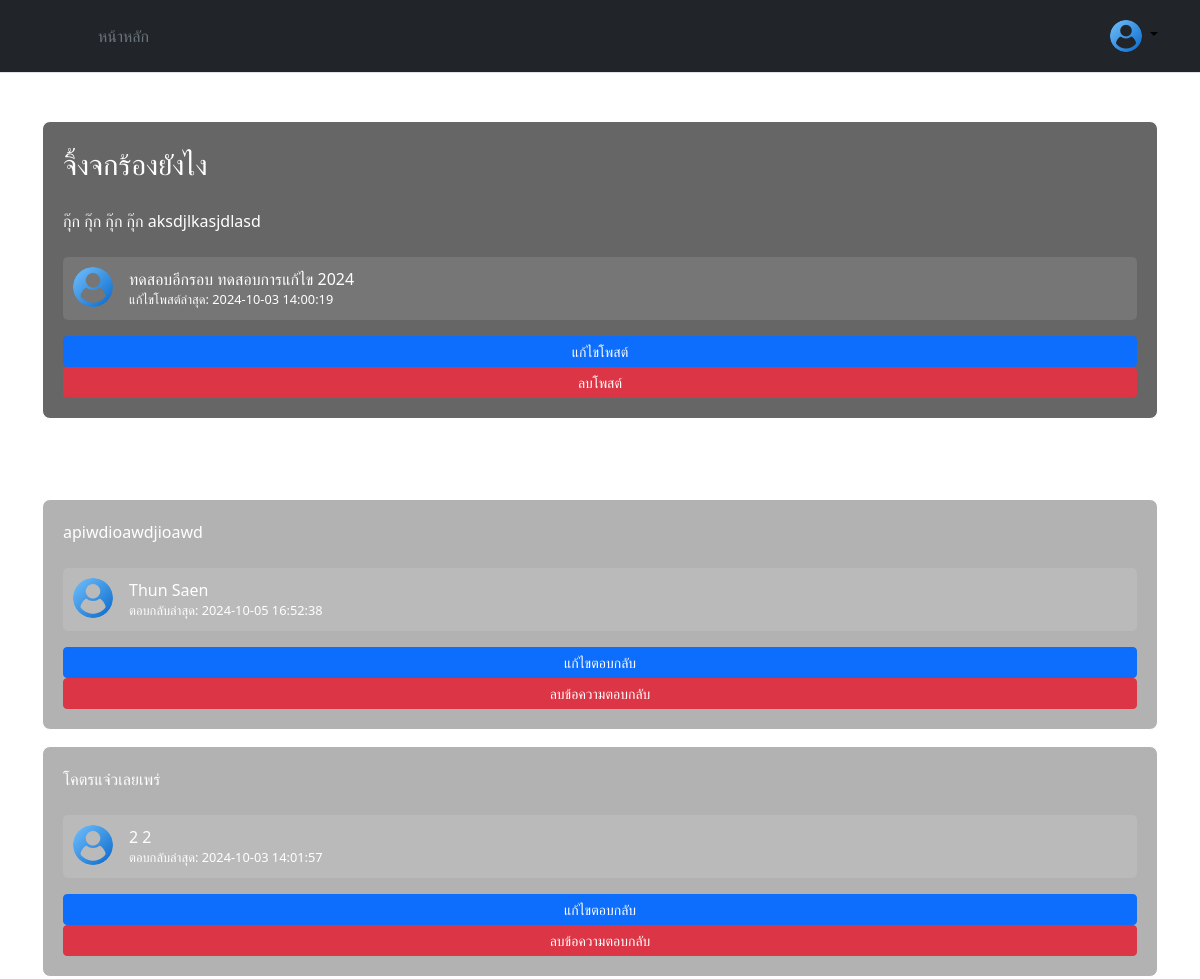
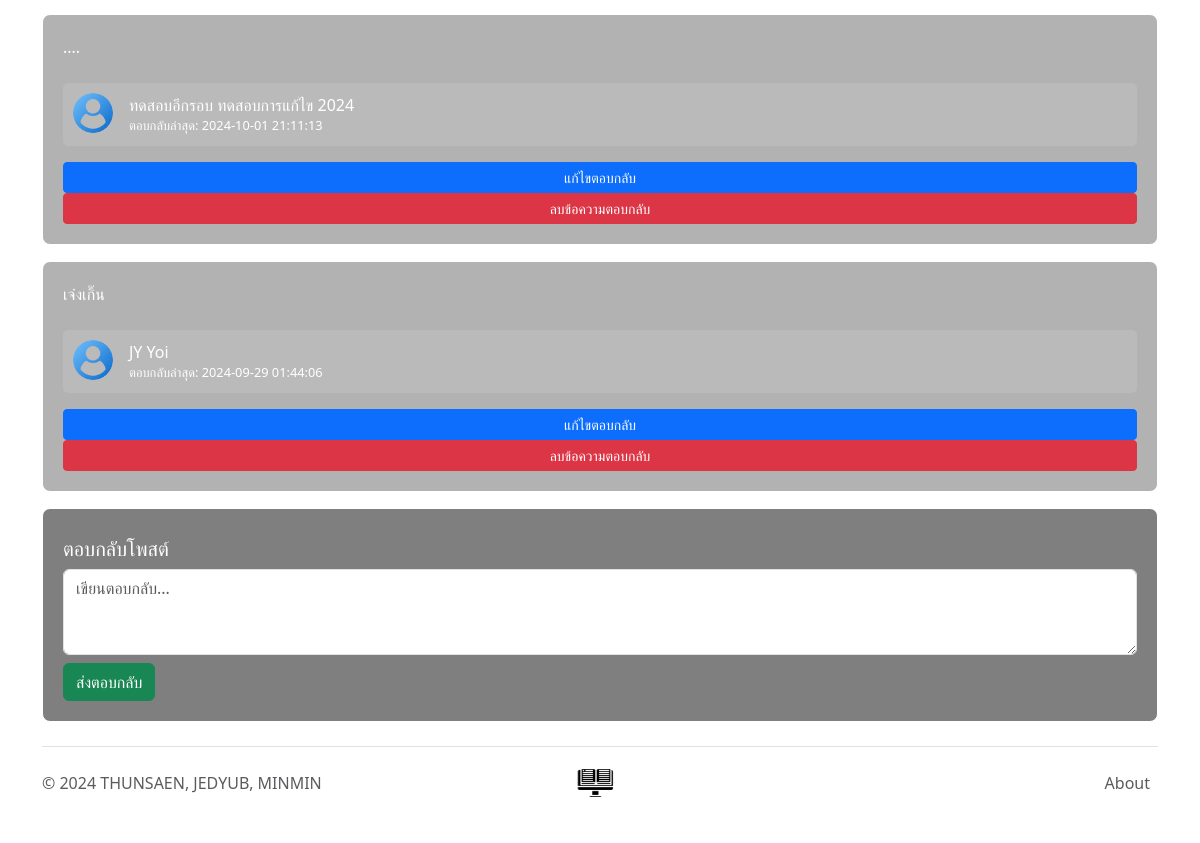
Screenshot of /_page/view_post.php?post_id=1 (signed in) with the database file from the repository (2 pictures, top to bottom).
### tables this page shows
CREATE TABLE `post` (
  `post_id` int(11) NOT NULL,
  `title` varchar(255) NOT NULL,
  `content` text NOT NULL,
  `created_at` datetime NOT NULL DEFAULT current_timestamp(),
  `updated_at` datetime NOT NULL DEFAULT current_timestamp(),
  `user_id` int(11) NOT NULL
);

CREATE TABLE `user` (
  `user_id` int(11) NOT NULL,
  `first_name` varchar(255) NOT NULL,
  `last_name` varchar(255) NOT NULL,
  `email` varchar(255) NOT NULL,
  `password` varchar(255) NOT NULL,
  `role` varchar(10) NOT NULL DEFAULT 'member',
  `created_at` datetime NOT NULL DEFAULT current_timestamp()
);

CREATE TABLE `replies` (
  `reply_id` int(11) NOT NULL,
  `content` text NOT NULL,
  `created_at` datetime NOT NULL DEFAULT current_timestamp(),
  `updated_at` datetime NOT NULL DEFAULT current_timestamp(),
  `post_id` int(11) NOT NULL,
  `user_id` int(11) NOT NULL
);

### _page/view_post.php (the view, shortened to what this page needs)
<?php
include('../includes/header.php');
$post_id = $_GET['post_id'];
require_once('../includes/db.php');
$email = $_SESSION['email'];
$query = "SELECT user_id, first_name, last_name, role, created_at FROM user WHERE email = ?";
$stmt = $conn->prepare($query);
$stmt->bind_param("s", $email);
$stmt->execute();
$result = $stmt->get_result();
if ($result->num_rows > 0) {
    $user = $result->fetch_assoc();
} else {
    echo "ไม่พบข้อมูลผู้ใช้";
    exit;
}
$sql = "SELECT p.title, p.content, p.updated_at, p.user_id, u.first_name as owner_first_name, u.last_name as owner_last_name
        FROM post p
        JOIN user u ON p.user_id = u.user_id
        WHERE post_id = ?";
$stmt = $conn->prepare($sql);
$stmt->bind_param("i", $post_id);
$stmt->execute();
$result = $stmt->get_result();
$post = $result->fetch_assoc();
$r_sql = "SELECT r.reply_id, r.content, r.updated_at, r.user_id, u.first_name, u.last_name
          FROM replies r
          JOIN user u ON r.user_id = u.user_id
          WHERE r.post_id = ?
          ORDER BY r.updated_at DESC";
$r_stmt = $conn->prepare($r_sql);
$r_stmt->bind_param("i", $post_id);
$r_stmt->execute();
$result_replies = $r_stmt->get_result();
?>
<div class="container mt-5">
    <div class="card" style="background-color: rgba(0, 0, 0, 0.6); border: 1px solid #fff; border-radius: 8px; padding: 20px;">
        <div class="mb-3">
            <label for="title" class="form-label text-white" style="font-size: 1.8rem;"><?= htmlspecialchars($post['title']) ?></label>
        </div>
        <div class="mb-3">
            <label for="content" class="form-label text-white" style="font-size: 1rem; display: block; overflow-wrap: break-word; white-space: normal; overflow: hidden; text-overflow: ellipsis;"><?= htmlspecialchars($post['content']) ?></label>
        </div>
        <div class="d-flex align-items-start mb-3" style="background-color: rgba(255, 255, 255, 0.1); border-radius: 5px; padding: 10px;">
            <img src="../images/profile.png" alt="Profile Picture" class="rounded-circle me-3" style="width: 40px; height: 40px;">
            <div>
                <label class="form-label text-white" style="font-size: 1.0rem; margin-bottom: 0;">
                    <?= htmlspecialchars($post['owner_first_name']) . ' ' . htmlspecialchars($post['owner_last_name']) ?>
                </label>
                <div style="margin-top: -5px;">
                    <small class="text-white" style="font-size: 0.8rem;">
                        แก้ไขโพสต์ล่าสุด: <?= htmlspecialchars($post['updated_at']) ?>
                    </small>
                </div>
            </div>
        </div>
        <?php
        if ($post['user_id'] == $user['user_id'] || $user['role'] == 'admin') {
            echo '<a href="../_page/edit_post.php?post_id=' . htmlspecialchars($post_id) . '" class="btn btn-primary btn-sm">แก้ไขโพสต์</a>';
            echo '<a href="#" onclick="confirmDeletePost(' . htmlspecialchars($post_id) . ')" class="btn btn-danger btn-sm">ลบโพสต์</a>';
        }
        ?>
    </div>
</div>
<div class="container mt-5">
    <h5 class="text-white">ข้อความตอบกลับ</h5>
    <?php
    if ($result_replies->num_rows > 0) {
        while ($reply = $result_replies->fetch_assoc()) {
            ?>
            <div class="card mb-3" style="background-color: rgba(0, 0, 0, 0.3); border: 1px solid #fff; border-radius: 8px; padding: 20px;">
                <div class="mb-3">
                    <label class="form-label text-white" style="font-size: 1rem; display: block; overflow-wrap: break-word; white-space: normal; overflow: hidden; text-overflow: ellipsis;"><?= htmlspecialchars($reply['content']) ?></label>
                </div>
                <div class="d-flex align-items-start mb-3" style="background-color: rgba(255, 255, 255, 0.1); border-radius: 5px; padding: 10px;">
                    <img src="../images/profile.png" alt="Profile Picture" class="rounded-circle me-3" style="width: 40px; height: 40px;">
                    <div>
                        <label class="form-label text-white" style="font-size: 1.0rem; margin-bottom: 0;">
                            <?= htmlspecialchars($reply['first_name']) . ' ' . htmlspecialchars($reply['last_name']) ?>
                        </label>
                        <div style="margin-top: -5px;">
                            <small class="text-white" style="font-size: 0.8rem;">
                                ตอบกลับล่าสุด: <?= htmlspecialchars($reply['updated_at']) ?>
                            </small>
                        </div>
                    </div>
                </div>
                <?php
                if ($reply['user_id'] == $user['user_id'] || $user['role'] == 'admin') {
                    echo '<a href="../_page/edit_reply.php?reply_id=' . htmlspecialchars($reply['reply_id']) . '&post_id=' . htmlspecialchars($post_id) . '" class="btn btn-primary btn-sm">แก้ไขตอบกลับ</a>';
                    echo '<a href="#" class="btn btn-danger btn-sm" onclick="confirmDelete(\'' . htmlspecialchars($reply['reply_id']) . '\', \'' . htmlspecialchars($post_id) . '\')">ลบข้อความตอบกลับ</a>';
                }
                ?>
            </div>
            <?php
        }
    } else {
        echo '<p class="text-white">ไม่มีข้อความตอบกลับ</p>';
    }
    ?>
</div>
<div class="container mt-3">
    <div class="card" style="background-color: rgba(0, 0, 0, 0.5); border: 1px solid #fff; border-radius: 8px; padding: 20px;">
        <div class="mt-2">
            <h5 class="text-white">ตอบกลับโพสต์</h5>
            <form id="replyFrom" action="../actions/create_reply.php" method="post">
                <div class="mb-2">
                    <textarea name="reply_content" rows="3" class="form-control" placeholder="เขียนตอบกลับ..." required></textarea>
                </div>
                <button type="submit" class="btn btn-success">ส่งตอบกลับ</button>
            </form>
        </div>
    </div>
</div>
<?php
include('../includes/footer.php');
?>

### rows the page displays
post: title "จิ้งจกร้องยังไง", content "กุ๊ก กุ๊ก กุ๊ก กุ๊ก aksdjlkasjdlasd", user.first_name "ทดสอบอีกรอบ", user.last_name "ทดสอบการแก้ไข 2024", updated_at "2024-10-03 14:00:19"
replies: content "apiwdioawdjioawd", user.first_name "Thun", user.last_name "Saen", updated_at "2024-10-05 16:52:38"
replies: content "โคตรแจ๋วเลยเพร่", user.first_name "2", user.last_name "2", updated_at "2024-10-03 14:01:57"
replies: content "....", user.first_name "ทดสอบอีกรอบ", user.last_name "ทดสอบการแก้ไข 2024", updated_at "2024-10-01 21:11:13"
replies: content "เจ๋งเกิ๊น", user.first_name "JY", user.last_name "Yoi", updated_at "2024-09-29 01:44:06"
